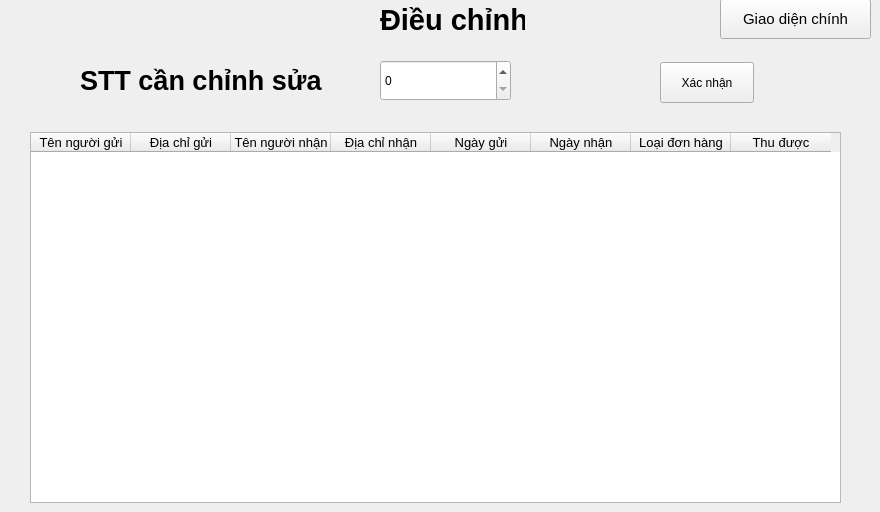
    <widget class="QWidget" name="DanhSachDoanhThu5">
     <widget class="QPushButton" name="pushButtonVeGDCPageDieuChinh">
      <property name="geometry">
       <rect>
        <x>720</x>
        <y>-1</y>
        <width>151</width>
        <height>40</height>
       </rect>
      </property>
      <property name="font">
       <font>
        <pointsize>11</pointsize>
        <bold>false</bold>
       </font>
      </property>
      <property name="text">
       <string>Giao diện chính</string>
      </property>
     </widget>
     <widget class="QLabel" name="label0_6">
      <property name="geometry">
       <rect>
        <x>380</x>
        <y>0</y>
        <width>145</width>
        <height>39</height>
       </rect>
      </property>
      <property name="font">
       <font>
        <family>Segoe UI</family>
        <pointsize>22</pointsize>
        <bold>true</bold>
       </font>
      </property>
      <property name="autoFillBackground">
       <bool>false</bool>
      </property>
      <property name="text">
       <string>Điều chỉnh</string>
      </property>
     </widget>
     <widget class="QSpinBox" name="spinBoxSTTCanChinhSua">
      <property name="geometry">
       <rect>
        <x>380</x>
        <y>60</y>
        <width>131</width>
        <height>41</height>
       </rect>
      </property>
     </widget>
     <widget class="QPushButton" name="pushButtonXacNhanChonDonChinhSua">
      <property name="geometry">
       <rect>
        <x>660</x>
        <y>62</y>
        <width>94</width>
        <height>41</height>
       </rect>
      </property>
      <property name="text">
       <string>Xác nhận</string>
      </property>
     </widget>
     <widget class="QTableWidget" name="tableWidgetDSToanBoDonHangGiaoDienChinhSua">
      <property name="geometry">
       <rect>
        <x>30</x>
        <y>132</y>
        <width>811</width>
        <height>371</height>
       </rect>
      </property>
      <property name="font">
       <font>
        <pointsize>10</pointsize>
       </font>
      </property>
      <column>
       <property name="text">
        <string>Tên người gửi</string>
       </property>
      </column>
      <column>
       <property name="text">
        <string>Địa chỉ gửi</string>
       </property>
      </column>
      <column>
       <property name="text">
        <string>Tên người nhận</string>
       </property>
      </column>
      <column>
       <property name="text">
        <string>Địa chỉ nhận</string>
       </property>
      </column>
      <column>
       <property name="text">
        <string>Ngày gửi</string>
       </property>
      </column>
      <column>
       <property name="text">
        <string>Ngày nhận</string>
       </property>
      </column>
      <column>
       <property name="text">
        <string>Loại đơn hàng</string>
       </property>
      </column>
      <column>
       <property name="text">
        <string>Thu được</string>
       </property>
      </column>
     </widget>
     <widget class="QLabel" name="label0_43">
      <property name="geometry">
       <rect>
        <x>80</x>
        <y>62</y>
        <width>298</width>
        <height>36</height>
       </rect>
      </property>
      <property name="font">
       <font>
        <family>Segoe UI</family>
        <pointsize>20</pointsize>
        <bold>true</bold>
       </font>
      </property>
      <property name="autoFillBackground">
       <bool>false</bool>
      </property>
      <property name="text">
       <string>STT cần chỉnh sửa</string>
      </property>
     </widget>
    </widget>
